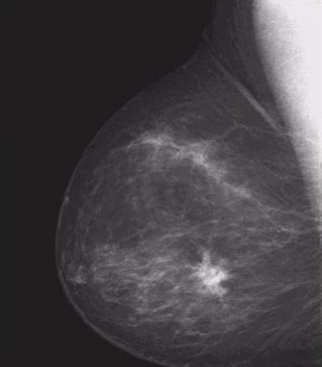
#> input picture Processamento de Imagens/Implementacoes/implementacao - 27-09/imgs/image.png, 322 x 367 px
$ jupyter execute negativo.ipynb
#> lines starting #> are read from the running program, lines starting #| are printed output that depends on the picture
# Trasnformação Negativa

[cell 1]
import cv2
import numpy as np
import matplotlib.pyplot as plt

def aplicar_negativo(imagem):
    # n máximo de níveis de cinza
    L = 256

    # aplica a transformação negativa
    imagem_negativa = L - 1 - imagem

    return imagem_negativa

# Carrega a imagem em escala de cinza
imagem = cv2.imread('imgs/image.png', cv2.IMREAD_GRAYSCALE)
#> imagem: shape (367, 322); min 21, max 238, mean 66.1

if imagem is None:
    print("Erro ao carregar a imagem.")
else:
    # aplica a transformação negativa
    imagem_negativa = aplicar_negativo(imagem)
#> in aplicar_negativo, `imagem_negativa = L - 1 - imagem`:
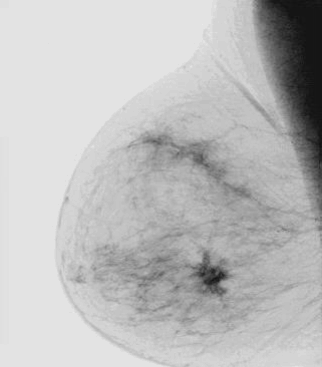
#> imagem_negativa: shape (367, 322); min 17, max 234, mean 188.9

    # mostra infos da imagem original e da negativa
    print(f"Dimensões da Imagem Original: {imagem.shape}")
#| Dimensões da Imagem Original: (367, 322)

    # visualiza as imagens
    plt.figure(figsize=(12, 6))

    plt.subplot(1, 2, 1)
    plt.title("Imagem Original (Escala de Cinza)")
    plt.imshow(imagem, cmap='gray', interpolation='nearest')
    plt.axis('off')

    plt.subplot(1, 2, 2)
    plt.title("Imagem Negativa")
    plt.imshow(imagem_negativa, cmap='gray', interpolation='nearest')
    plt.axis('off')

    plt.show()
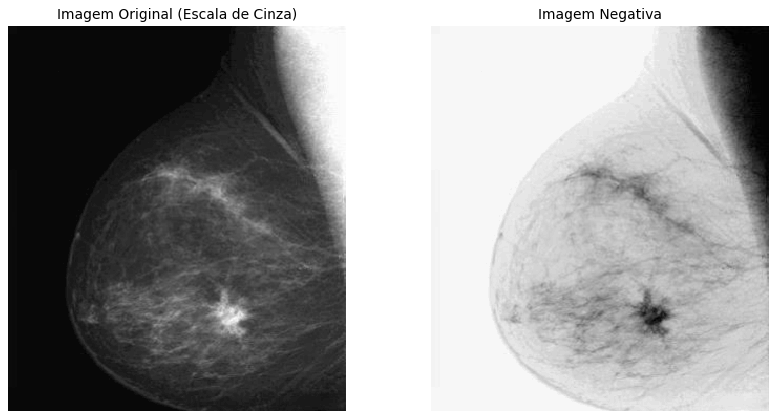
#> figure drawn by matplotlib, 2 panels

    # salv a imagem negativa
    cv2.imwrite('imgs/imagem_negativa.jpg', imagem_negativa)
